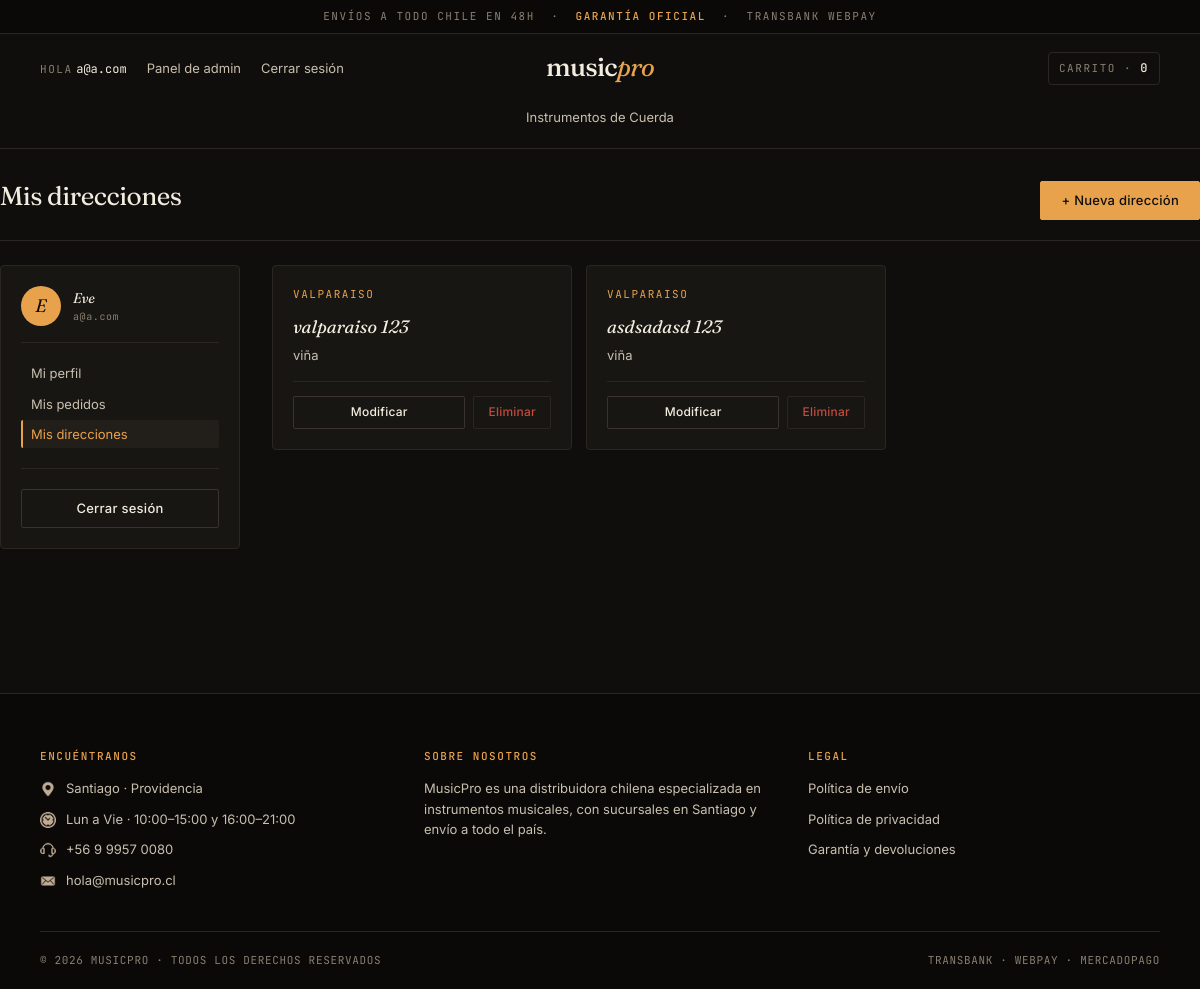
The page /Perfil/ubicaciones (signed in) on the database its author committed.
### app/models.py (models this page shows, shortened)
class User(AbstractBaseUser,PermissionsMixin):
    email = models.EmailField('Correo',unique=True)
    username = models.CharField('nombre',max_length=255)
    apellido = models.CharField('apellido',max_length=255 ,null=True)
    telefono = models.CharField('telefono',max_length=255 ,null=True)
    is_active = models.BooleanField(default=True)
    is_staff = models.BooleanField(default=False)
    is_bodeguero = models.BooleanField(default=False)
    is_vendedor = models.BooleanField(default=False)
    is_contador = models.BooleanField(default=False)
    objects = customUserManager()
    USERNAME_FIELD = 'email'
    EMAIL_FIELD = 'email'
    REQUIRED_FIELDS = ['username','apellido','telefono']
    class Meta:
        verbose_name = 'User'
        verbose_name_plural = 'Users'

class Categoria(models.Model):
    nombreCategoria = models.CharField(max_length=50,primary_key=True, verbose_name='nombre de la categoria', unique=True)
    descripcion = models.CharField(max_length=255, blank = True)
    slug = AutoSlugField(populate_from='nombreCategoria',null=True)
    class Meta:
        verbose_name = 'category'
        verbose_name_plural = 'categories'

class UserUbicacion(models.Model):
    user = models.ForeignKey(User, on_delete=models.CASCADE)
    ubicacion = models.CharField(max_length=100)
    numero = models.IntegerField()
    comuna = models.ForeignKey(Comuna,on_delete=models.CASCADE)
    region= models.ForeignKey(Region,on_delete=models.CASCADE)

class Region(models.Model):
    nombre = models.CharField(primary_key=True, max_length=80)
    def __str__(self):
        return self.nombre

class Comuna(models.Model):
    nombre  = models.CharField(primary_key=True,max_length=80)
    region= models.ForeignKey(Region,on_delete=models.CASCADE)
    def __str__(self) -> str:
        return self.nombre

### app/views.py (the view)
# urls.py: path('Perfil/ubicaciones',viewUbis, name="viewUbis"),
def viewUbis(request):
    current_user = request.user
    ubicacion = UserUbicacion.objects.filter(user = current_user)
    context = {
        'ubicaciones': ubicacion
    }
    print(ubicacion)
    return render(request,'app/tienda/Perfil/ubicaciones.html', context)

### app/context_processors.py (called while the page is built)
def categorias(request):
    categorias = Categoria.objects.all()
    return {'categorias': categorias}

### carts/context_processors.py (called while the page is built)
def counter(request):
    cart_count = 0
    try:
        cart = Cart.objects.filter(cart_id=_cart_id(request))
        cart_items = CartItem.objects.all().filter(cart=cart[:1])
        for cart_item in cart_items:
            cart_count += cart_item.quantity
    except Cart.DoesNotExist:
        cart_count = 0
    return dict(cart_count=cart_count)

### carts/views.py (called while the page is built)
def _cart_id(request):
    cart = request.session.session_key
    if not cart:
        cart= request.session.create()
    return cart

### app/templates/app/tienda/Perfil/ubicaciones.html
{% extends 'app/base.html' %}
{% load static %}
{% block contenido %}
<section class="section-content container">
    <header class="section-head" style="padding-top: 0;">
        <h2>Mis direcciones</h2>
        <a href="{% url 'newUbi' %}" class="btn btn-primary">+ Nueva dirección</a>
    </header>
    <div class="store-layout">
        {% include 'app/tienda/Perfil/_sidebar.html' with active='ubis' %}
        <main>
            {% if ubicaciones %}
                <div style="display: grid; grid-template-columns: repeat(auto-fill, minmax(280px, 1fr)); gap: 14px;">
                    {% for i in ubicaciones %}
                    <div class="cart-card" style="padding: 20px;">
                        <div class="eyebrow" style="margin-bottom: 10px;">{{ i.region }}</div>
                        <div style="font-family: var(--font-display); font-style: italic; font-size: 18px; color: var(--paper); margin-bottom: 4px;">{{ i.ubicacion }} {{ i.numero|stringformat:'d' }}</div>
                        <div style="color: var(--paper-dim); font-size: 13px; margin-bottom: 16px;">{{ i.comuna }}</div>
                        <div style="display: flex; gap: 8px; padding-top: 14px; border-top: 1px solid var(--line);">
                            <a href="{% url 'modUbi' i.ubicacion %}" class="btn btn-ghost" style="flex: 1; padding: 8px 12px; font-size: 12px;">Modificar</a>
                            <a href="{% url 'deleteUbi' i.ubicacion %}" class="btn btn-danger">Eliminar</a>
                        </div>
                    </div>
                    {% endfor %}
                </div>
            {% else %}
                <div class="cart-empty">
                    <h2>Sin direcciones guardadas.</h2>
                    <p style="color: var(--paper-dim); font-size: 14px; margin-bottom: 24px;">Guardá una dirección para agilizar tus próximas compras.</p>
                    <a href="{% url 'newUbi' %}">+ Agregar primera dirección →</a>
                </div>
            {% endif %}
        </main>
    </div>
</section>
{% endblock %}

### app/templates/app/base.html (shortened to what this page needs)
{% load static %}
<!DOCTYPE html>
<html lang="es">
<head>
    <link rel="stylesheet" href="{% static 'css/estilos.css' %}">
</head>
<body>
    <header>
        <div class="contenedor-anuncio">
            Envíos a todo Chile en 48h &nbsp;·&nbsp; <b>Garantía oficial</b> &nbsp;·&nbsp; Transbank Webpay
        </div>
        <div class="nav-bar">
            <ul class="sesion">
                {% if user.is_authenticated %}
                    <li><span class="eyebrow eyebrow-muted">Hola</span> <a href="{% url 'viewPerfil' %}" class="user-mail">{{ user.email }}</a></li>
                    {% if user.is_staff %}
                        <li><a href="{% url 'adminView' %}">Panel de admin</a></li>
                    {% endif %}
                    <li><a href="{% url 'logout' %}">Cerrar sesión</a></li>
                {% else %}
                    <li><a href="{% url 'loginCli' %}">Iniciar sesión</a></li>
                    <li><a href="{% url 'RegistroCli' %}">Crear cuenta</a></li>
                {% endif %}
            </ul>
            <div class="contenedor-logo">
                <a href="{% url 'home' %}" class="brand-word">music<em>pro</em></a>
            </div>
            <div class="cart-wrap">
                <div id="cart" class="cart-icon">
                    <a href="{% url 'cart' %}" style="display:inline-flex;align-items:center;gap:8px;color:inherit;">
                        Carrito · <span id="cart-quantity">{{ cart_count }}</span>
                    </a>
                </div>
            </div>
        </div>
        <nav class="cat-nav" aria-label="Categorías">
            {% for ve in categorias %}
                <a href="{% url 'store' ve.slug %}">{{ ve.nombreCategoria }}</a>
            {% endfor %}
        </nav>
    </header>
    <main class="contenido">
        {% block contenido %}{% endblock %}
    </main>
    <footer>
        <div class="container">
            <div class="row">
                <div class="footer-col">
                    <h3>Encuéntranos</h3>
                    <ul>
                        <li><img src="{% static 'img/icons/ubicacion.png' %}" alt=""> Santiago · Providencia</li>
                        <li><img src="{% static 'img/icons/horario.png' %}" alt=""> Lun a Vie · 10:00–15:00 y 16:00–21:00</li>
                        <li><img src="{% static 'img/icons/atencion.png' %}" alt=""> +56 9 9957 0080</li>
                        <li><img src="{% static 'img/icons/correo.png' %}" alt=""> <a href="mailto:hola@musicpro.cl">hola@musicpro.cl</a></li>
                    </ul>
                </div>
                <div class="footer-col">
                    <h3>Sobre nosotros</h3>
                    <ul>
                        <li>MusicPro es una distribuidora chilena especializada en instrumentos musicales, con sucursales en Santiago y envío a todo el país.</li>
                    </ul>
                </div>
                <div class="footer-col">
                    <h3>Legal</h3>
                    <ul>
                        <li><a href="#">Política de envío</a></li>
                        <li><a href="#">Política de privacidad</a></li>
                        <li><a href="#">Garantía y devoluciones</a></li>
                    </ul>
                </div>
            </div>
            <div class="footer2">
                <div>© 2026 MusicPro · Todos los derechos reservados</div>
                <div>Transbank · Webpay · MercadoPago</div>
            </div>
        </div>
    </footer>
</body>
</html>

### app/templates/app/tienda/Perfil/_sidebar.html
<aside>
    <div class="filter-card">
        <div class="filter-group">
            <div style="display: flex; align-items: center; gap: 12px; padding-bottom: 16px; margin-bottom: 16px; border-bottom: 1px solid var(--line);">
                <div style="width: 40px; height: 40px; border-radius: 50%; background: var(--amber); color: var(--bg); display: flex; align-items: center; justify-content: center; font-family: var(--font-display); font-style: italic; font-size: 18px;">
                    {{ user.username|first|upper }}
                </div>
                <div style="min-width: 0; flex: 1;">
                    <div style="font-family: var(--font-display); font-style: italic; font-size: 14px; color: var(--paper);">{{ user.username|capfirst }}</div>
                    <div style="font-family: var(--font-mono); font-size: 10px; color: var(--muted); letter-spacing: 0.06em; overflow: hidden; text-overflow: ellipsis; white-space: nowrap;">{{ user.email }}</div>
                </div>
            </div>
            <ul style="display: flex; flex-direction: column; gap: 2px;">
                <li><a href="{% url 'viewPerfil' %}" class="perfil-navlink {% if active == 'perfil' %}is-active{% endif %}">Mi perfil</a></li>
                <li><a href="{% url 'viewOrders' %}" class="perfil-navlink {% if active == 'ordenes' %}is-active{% endif %}">Mis pedidos</a></li>
                <li><a href="{% url 'viewUbis' %}" class="perfil-navlink {% if active == 'ubis' %}is-active{% endif %}">Mis direcciones</a></li>
            </ul>
        </div>
        <div class="filter-group">
            <a href="{% url 'logout' %}" class="btn btn-ghost btn-block">Cerrar sesión</a>
        </div>
    </div>
</aside>

### rows shown on the page
User: email "a@a.com", username|first "E", username "Eve"
Categoria: nombreCategoria "Instrumentos de Cuerda"
UserUbicacion: region "VALPARAISO", ubicacion "valparaiso", numero "123", comuna "viña"
UserUbicacion: region "VALPARAISO", ubicacion "asdsadasd", numero "123", comuna "viña"

### other values the page prints
{{ cart_count }} "0"
